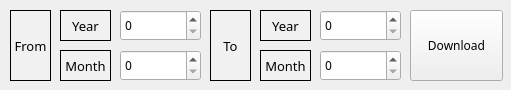
<?xml version="1.0" encoding="UTF-8"?>
<ui version="4.0">
 <class>MainWindow</class>
 <widget class="QMainWindow" name="MainWindow">
  <property name="geometry">
   <rect>
    <x>0</x>
    <y>0</y>
    <width>511</width>
    <height>90</height>
   </rect>
  </property>
  <property name="windowTitle">
   <string>Periodic Loan Balance Report</string>
  </property>
  <widget class="QWidget" name="centralwidget">
   <widget class="QPushButton" name="downloadButton">
    <property name="geometry">
     <rect>
      <x>410</x>
      <y>10</y>
      <width>93</width>
      <height>71</height>
     </rect>
    </property>
    <property name="font">
     <font>
      <family>Arial Black</family>
     </font>
    </property>
    <property name="text">
     <string>Download</string>
    </property>
   </widget>
   <widget class="QSpinBox" name="startMonth">
    <property name="geometry">
     <rect>
      <x>120</x>
      <y>50</y>
      <width>81</width>
      <height>31</height>
     </rect>
    </property>
    <property name="font">
     <font>
      <family>Arial Black</family>
     </font>
    </property>
   </widget>
   <widget class="QSpinBox" name="startYear">
    <property name="geometry">
     <rect>
      <x>120</x>
      <y>10</y>
      <width>81</width>
      <height>31</height>
     </rect>
    </property>
    <property name="font">
     <font>
      <family>Arial Black</family>
     </font>
    </property>
   </widget>
   <widget class="QLabel" name="label_74">
    <property name="geometry">
     <rect>
      <x>10</x>
      <y>10</y>
      <width>41</width>
      <height>71</height>
     </rect>
    </property>
    <property name="minimumSize">
     <size>
      <width>0</width>
      <height>0</height>
     </size>
    </property>
    <property name="maximumSize">
     <size>
      <width>16777215</width>
      <height>16777215</height>
     </size>
    </property>
    <property name="font">
     <font>
      <family>Arial Black</family>
      <pointsize>10</pointsize>
     </font>
    </property>
    <property name="styleSheet">
     <string notr="true">background-color:rgb(241, 241, 241)</string>
    </property>
    <property name="frameShape">
     <enum>QFrame::Box</enum>
    </property>
    <property name="text">
     <string>From</string>
    </property>
    <property name="alignment">
     <set>Qt::AlignCenter</set>
    </property>
   </widget>
   <widget class="QLabel" name="label_75">
    <property name="geometry">
     <rect>
      <x>60</x>
      <y>10</y>
      <width>51</width>
      <height>31</height>
     </rect>
    </property>
    <property name="minimumSize">
     <size>
      <width>0</width>
      <height>0</height>
     </size>
    </property>
    <property name="maximumSize">
     <size>
      <width>16777215</width>
      <height>16777215</height>
     </size>
    </property>
    <property name="font">
     <font>
      <family>Arial Black</family>
      <pointsize>10</pointsize>
     </font>
    </property>
    <property name="styleSheet">
     <string notr="true">background-color:rgb(241, 241, 241)</string>
    </property>
    <property name="frameShape">
     <enum>QFrame::Box</enum>
    </property>
    <property name="text">
     <string>Year</string>
    </property>
    <property name="alignment">
     <set>Qt::AlignCenter</set>
    </property>
   </widget>
   <widget class="QLabel" name="label_76">
    <property name="geometry">
     <rect>
      <x>60</x>
      <y>50</y>
      <width>51</width>
      <height>31</height>
     </rect>
    </property>
    <property name="minimumSize">
     <size>
      <width>0</width>
      <height>0</height>
     </size>
    </property>
    <property name="maximumSize">
     <size>
      <width>16777215</width>
      <height>16777215</height>
     </size>
    </property>
    <property name="font">
     <font>
      <family>Arial Black</family>
      <pointsize>10</pointsize>
     </font>
    </property>
    <property name="styleSheet">
     <string notr="true">background-color:rgb(241, 241, 241)</string>
    </property>
    <property name="frameShape">
     <enum>QFrame::Box</enum>
    </property>
    <property name="text">
     <string>Month</string>
    </property>
    <property name="alignment">
     <set>Qt::AlignCenter</set>
    </property>
   </widget>
   <widget class="QLabel" name="label_77">
    <property name="geometry">
     <rect>
      <x>260</x>
      <y>10</y>
      <width>51</width>
      <height>31</height>
     </rect>
    </property>
    <property name="minimumSize">
     <size>
      <width>0</width>
      <height>0</height>
     </size>
    </property>
    <property name="maximumSize">
     <size>
      <width>16777215</width>
      <height>16777215</height>
     </size>
    </property>
    <property name="font">
     <font>
      <family>Arial Black</family>
      <pointsize>10</pointsize>
     </font>
    </property>
    <property name="styleSheet">
     <string notr="true">background-color:rgb(241, 241, 241)</string>
    </property>
    <property name="frameShape">
     <enum>QFrame::Box</enum>
    </property>
    <property name="text">
     <string>Year</string>
    </property>
    <property name="alignment">
     <set>Qt::AlignCenter</set>
    </property>
   </widget>
   <widget class="QSpinBox" name="endYear">
    <property name="geometry">
     <rect>
      <x>320</x>
      <y>10</y>
      <width>81</width>
      <height>31</height>
     </rect>
    </property>
    <property name="font">
     <font>
      <family>Arial Black</family>
     </font>
    </property>
   </widget>
   <widget class="QLabel" name="label_78">
    <property name="geometry">
     <rect>
      <x>260</x>
      <y>50</y>
      <width>51</width>
      <height>31</height>
     </rect>
    </property>
    <property name="minimumSize">
     <size>
      <width>0</width>
      <height>0</height>
     </size>
    </property>
    <property name="maximumSize">
     <size>
      <width>16777215</width>
      <height>16777215</height>
     </size>
    </property>
    <property name="font">
     <font>
      <family>Arial Black</family>
      <pointsize>10</pointsize>
     </font>
    </property>
    <property name="styleSheet">
     <string notr="true">background-color:rgb(241, 241, 241)</string>
    </property>
    <property name="frameShape">
     <enum>QFrame::Box</enum>
    </property>
    <property name="text">
     <string>Month</string>
    </property>
    <property name="alignment">
     <set>Qt::AlignCenter</set>
    </property>
   </widget>
   <widget class="QSpinBox" name="endMonth">
    <property name="geometry">
     <rect>
      <x>320</x>
      <y>50</y>
      <width>81</width>
      <height>31</height>
     </rect>
    </property>
    <property name="font">
     <font>
      <family>Arial Black</family>
     </font>
    </property>
   </widget>
   <widget class="QLabel" name="label_79">
    <property name="geometry">
     <rect>
      <x>210</x>
      <y>10</y>
      <width>41</width>
      <height>71</height>
     </rect>
    </property>
    <property name="minimumSize">
     <size>
      <width>0</width>
      <height>0</height>
     </size>
    </property>
    <property name="maximumSize">
     <size>
      <width>16777215</width>
      <height>16777215</height>
     </size>
    </property>
    <property name="font">
     <font>
      <family>Arial Black</family>
      <pointsize>10</pointsize>
     </font>
    </property>
    <property name="styleSheet">
     <string notr="true">background-color:rgb(241, 241, 241)</string>
    </property>
    <property name="frameShape">
     <enum>QFrame::Box</enum>
    </property>
    <property name="text">
     <string>To</string>
    </property>
    <property name="alignment">
     <set>Qt::AlignCenter</set>
    </property>
   </widget>
  </widget>
 </widget>
 <tabstops>
  <tabstop>startYear</tabstop>
  <tabstop>startMonth</tabstop>
  <tabstop>endYear</tabstop>
  <tabstop>endMonth</tabstop>
  <tabstop>downloadButton</tabstop>
 </tabstops>
 <resources/>
 <connections/>
</ui>
